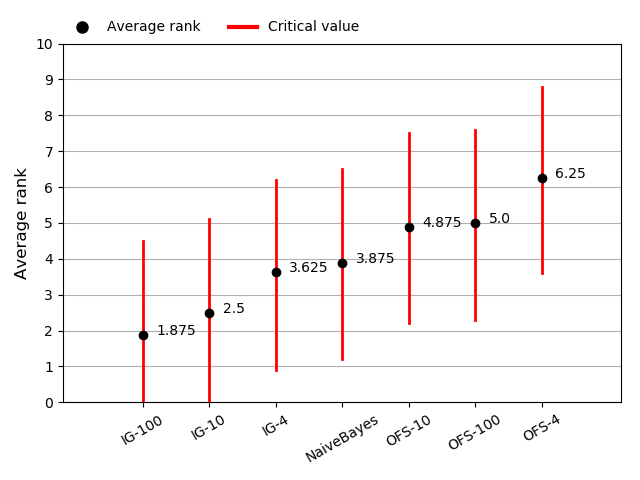

The Python source for this figure:
import matplotlib.pyplot as plt
import numpy as np
from matplotlib.lines import Line2D
from matplotlib.patches import Patch


x = [1, 2, 3, 4, 5, 6, 7]
x_labels = [1.2, 2.2, 3.2, 4.2, 5.2, 6.2, 7.2]
y = [1.875, 2.5, 3.625, 3.875, 4.875,5.0,6.25]
n = [1.875, 2.5, 3.625, 3.875, 4.875,5.0,6.25]
labels = ['IG-100', 'IG-10', 'IG-4', 'NaiveBayes', 'OFS-10', 'OFS-100', 'OFS-4']


# You can specify a rotation for the tick labels in degrees or with keywords.
plt.xticks(x, labels, rotation=30)

plt.axvline(x=1, linewidth='2', color='r', ymin=0.0, ymax=0.45)
plt.axvline(x=2, linewidth='2', color='r', ymin=0.0, ymax=0.51)
plt.axvline(x=3, linewidth='2', color='r', ymin=0.09, ymax=0.62)
plt.axvline(x=4, linewidth='2', color='r', ymin=0.12, ymax=0.65)
plt.axvline(x=5, linewidth='2', color='r', ymin=0.22, ymax=0.75)
plt.axvline(x=6, linewidth='2', color='r', ymin=0.23, ymax=0.76)
plt.axvline(x=7, linewidth='2', color='r', ymin=0.36, ymax=0.88)
plt.plot(x, y, 'ko')

legend_elements = [Line2D([0], [0], marker='o', color='k', label='Average rank',
                          markersize=8, linestyle=''),
                   Line2D([0], [0], color='r', linewidth='3', label='Critical value'
                          )
                  ]


plt.yticks(np.arange(0, 11, step=1))
plt.ylim(0,10)


plt.legend(handles=legend_elements, loc='lower left', bbox_to_anchor= (0.0, 1.01), ncol=4, 
            borderaxespad=0, frameon=False)

plt.ylabel('Average rank', fontsize=12)

plt.axes().yaxis.grid(True) # Just y 

# Pad margins so that markers don't get clipped by the axes
plt.margins(0.2)
# Tweak spacing to prevent clipping of tick-labels
plt.subplots_adjust(bottom=0.15)

for i, txt in enumerate(n):
    plt.annotate(txt, (x_labels[i],y[i]))

plt.tight_layout()

#plt.show()
plt.savefig('bonferroni_real.png')
